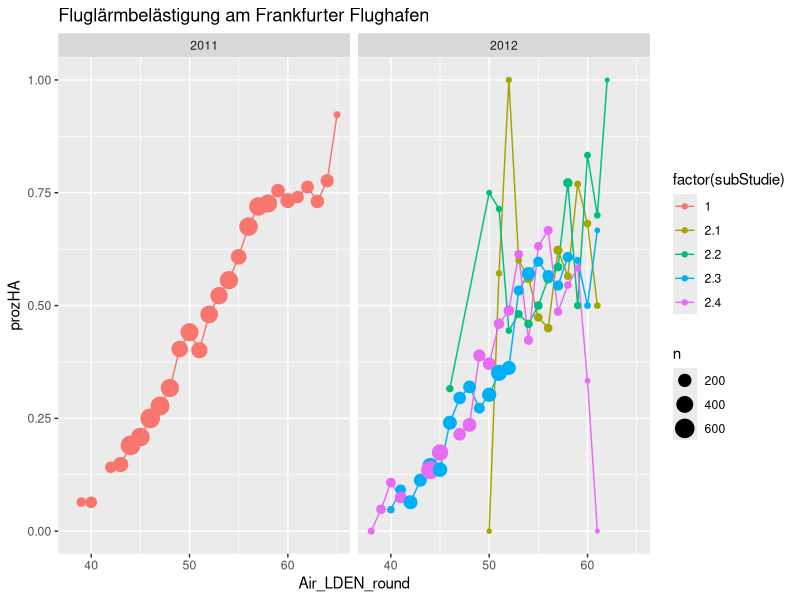

This figure's R source:
## ---- chunk 1
#| label: read_data
library(tidyverse)
data <- read_delim(
  "SchaefferEtAl_NORAH_DataSet_V1_2025-05.csv",
  delim = ";",
  escape_double = FALSE,
  trim_ws = TRUE
)

summary(data)
## ---- chunk 2
#| label: HAkurven
data %>% 
  mutate(Air_LDEN_round=round(Air_LDEN),
         subStudie=as.character(compstudie2)) %>% 
  filter(AirportName=="FRA") %>% 
  group_by(Year,Air_LDEN_round,subStudie) %>% 
  summarise(n=n(),prozHA=mean(HAv_air)) %>% 
  ggplot(aes(x=Air_LDEN_round,prozHA,color=factor(subStudie)))+
  geom_line()+
  geom_point(aes(size=n))+
  facet_wrap(vars(Year))+
  labs(title="Fluglärmbelästigung am Frankfurter Flughafen")
